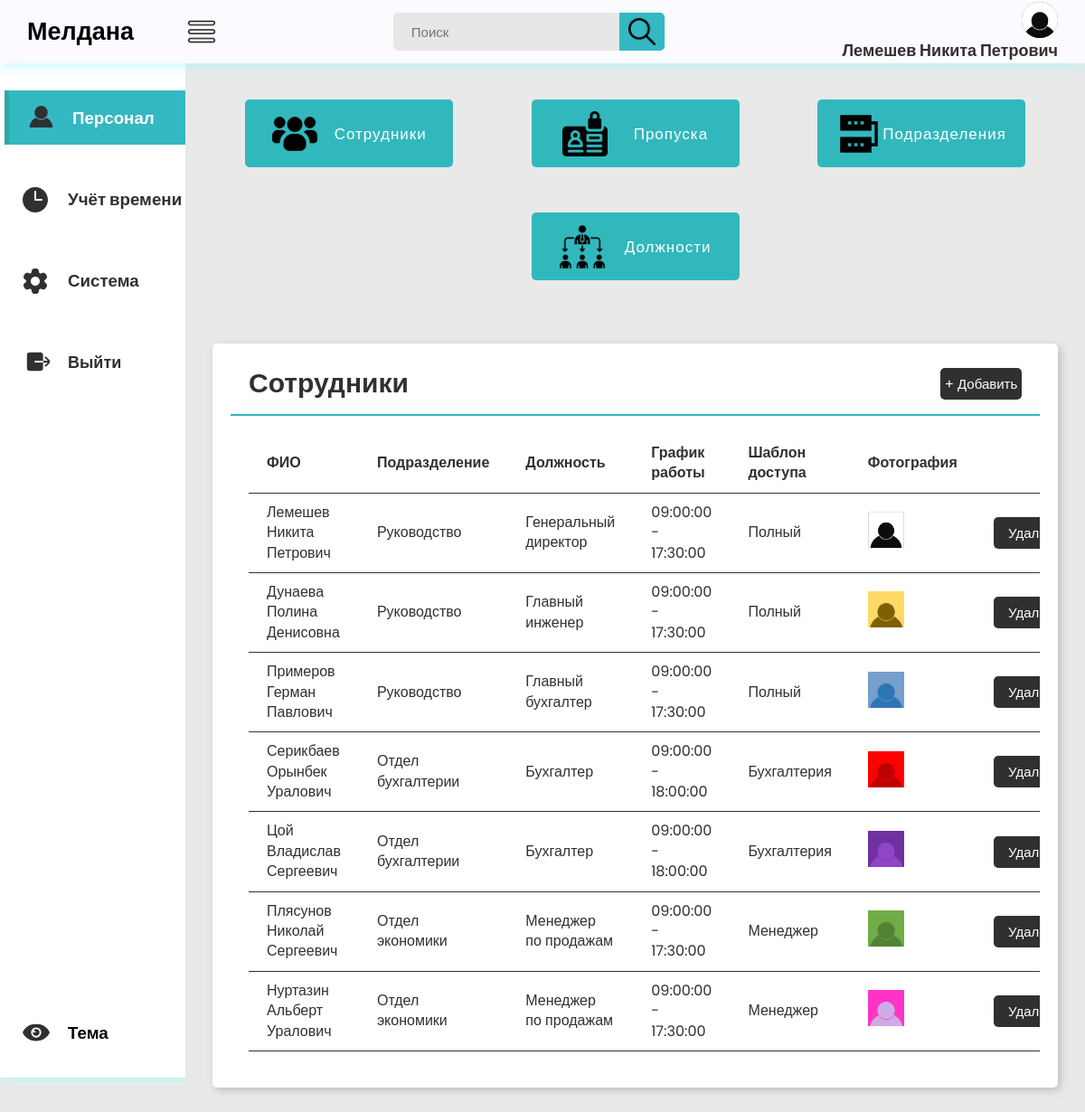
/ (signed in), run on the app's committed database.
### main/models.py (models this page shows, shortened)
class Staff(AbstractBaseUser, PermissionsMixin):
    id = models.UUIDField(primary_key=True, editable=False, default=uuid.uuid4)
    fio = models.CharField(max_length=150, verbose_name='ФИО')
    email = models.EmailField(max_length=254, unique=True, verbose_name='E-mail')
    phone_number = models.CharField(max_length=12, unique=True, null=True, blank=True, verbose_name='Номер телефона')
    dob = models.DateField(null=True, blank=True, verbose_name='Дата рождения')
    employee_slug = models.SlugField(max_length=150, unique=True, blank=True, null=True, verbose_name='URL')
    date_join = models.DateTimeField(verbose_name='Дата регистрации', auto_now_add=True)
    last_login = models.DateTimeField(verbose_name='Дата последнего входа', auto_now=True)
    is_admin = models.BooleanField(default=False)
    is_staff = models.BooleanField(default=True)
    is_superuser = models.BooleanField(default=False)
    image = models.ImageField(upload_to='personal_photo', null=True, blank=True, verbose_name='Фотография')
    division = models.ForeignKey(Divisions, on_delete=models.SET_NULL, null=True, blank=True, verbose_name='Подразделение')
    time = models.ForeignKey(WorkSchedule, on_delete=models.SET_NULL, null=True, blank=True, verbose_name='Тип графика')
    post = models.ForeignKey(Posts, on_delete=models.SET_NULL, null=True, blank=True, verbose_name='Должность')
    pattern = models.ForeignKey(Patterns, on_delete=models.SET_NULL, null=True, blank=True, verbose_name='Шаблон доступа')
    objects = CustomUserManager()
    USERNAME_FIELD = 'email'
    REQUIRED_FIELDS = ['fio']
    class Meta:
        verbose_name = 'Персонал'
        verbose_name_plural = 'Сотрудники'

class Divisions(models.Model):
    DIVISIONS = [
        ('Руководство', 'Руководство'),
        ('Отдел разработки', 'Отдел разработки'),
        ('Отдел бухгалтерии', 'Отдел бухгалтерии'),
        ('Отдел экономики', 'Отдел экономики'),
    ]
    id = models.UUIDField(primary_key=True, editable=False, default=uuid.uuid4)
    division = models.CharField(max_length=75, choices=DIVISIONS, default="ГД", verbose_name='Подразделение')
    division_number = models.CharField(max_length=12, blank=True, null=True, verbose_name='Подразделение - телефон')
    division_description = models.CharField(max_length=100, blank=True, null=True,
                                            verbose_name='Описание подразделения')
    division_slug = models.SlugField(max_length=150, unique=True, blank=True, null=True, verbose_name='URL')
    class Meta:
        verbose_name = 'Подразделение'
        verbose_name_plural = 'Подразделения'
    def __str__(self):
        return self.division

class Posts(models.Model):
    POST = [
        ('Генеральный директор', 'Генеральный директор'),
        ('Главный инженер', 'Главный инженер'),
        ('Главный бухгалтер', 'Главный бухгалтер'),
        ('Экономист', 'Экономист'),
        ('Бухгалтер', 'Бухгалтер'),
        ('Менеджер по продажам', 'Менеджер по продажам'),
    ]
    id = models.UUIDField(primary_key=True, editable=False, default=uuid.uuid4)
    post = models.CharField(max_length=75, choices=POST, default="Р", verbose_name='Должность')
    post_description = models.CharField(max_length=50, blank=True, null=True, verbose_name='Описание Должности')
    post_slug = models.SlugField(max_length=150, unique=True, blank=True, null=True, verbose_name='URL')
    class Meta:
        verbose_name = 'Должность'
        verbose_name_plural = 'Должности'
    def __str__(self):
        return f"{self.post}"

class WorkSchedule(models.Model):
    STATUS_TIME = [
        ('Активен', 'Активен'),
        ('Устарел', 'Устарел'),
        ('Отключен', 'Отключен'),
    ]
    id = models.UUIDField(primary_key=True, editable=False, default=uuid.uuid4)
    start_time = models.TimeField(blank=True, null=True, verbose_name='Тип графика с:')
    end_time = models.TimeField(blank=True, null=True, verbose_name='Тип графика до:')
    time_name = models.CharField(max_length=50, blank=True, null=True, verbose_name='Название графика')
    time_description = models.CharField(max_length=150, blank=True, null=True, verbose_name='Описание рабочего графика')
    time_status = models.CharField(max_length=25, choices=STATUS_TIME, default="А", verbose_name='Статус графика')
    time_slug = models.SlugField(max_length=150, unique=True, blank=True, null=True, verbose_name='URL')
    division = models.ForeignKey(Divisions, on_delete=models.SET_NULL, default='Отдел логистики', null=True,
                                 blank=True,
                                 verbose_name='Подразделение')
    class Meta:
        verbose_name = 'График работы'
        verbose_name_plural = 'График работы'
    def __str__(self):
        return f"{self.start_time} - {self.end_time}"

class Patterns(models.Model):
    PATTERNS = [
        ('Полный', 'Полный'),
        ('Охрана', 'Охрана'),
        ('Уборщики', 'Уборщики'),
        ('Посетители', 'Посетители'),
        ('Бухгалтерия', 'Бухгалтерия'),
        ('Менеджер', 'Менеджер'),
    ]
    id = models.UUIDField(primary_key=True, editable=False, default=uuid.uuid4)
    access_pattern = models.CharField(max_length=50, choices=PATTERNS, default="П", verbose_name='Шаблон доступа')
    access_description = models.CharField(max_length=100, blank=True, null=True, verbose_name='Описание доступа')
    pattern_slug = models.SlugField(max_length=150, unique=True, blank=True, null=True, verbose_name='URL')
    class Meta:
        verbose_name = 'Шаблоны доступа'
        verbose_name_plural = 'Шаблон доступа'
    def __str__(self):
        return self.access_pattern

### main/views.py (the view)
# urls.py: path('', views.acms_personal, name='acms_personal'),
@user_passes_test(superuser_check, login_url='/404')
def acms_personal(request):
    staff = Staff.objects.all()
    pattern = Patterns.objects.all()
    divisions = Divisions.objects.all()
    posts = Posts.objects.all()
    context = {
        "staff": staff,
        "pattern": pattern,
        "divisions": divisions,
        "posts": posts,
    }
    return render(request, 'acms_page/index.html', context)

### main/views.py (called while the page is built)
def superuser_check(user):
    return user.is_superuser

### templates/acms_page/index.html (shortened to what this page needs)
{% extends "acms_page/base.html" %}
{% load static %}
{% block nav1 %}"nav-option option1"{% endblock %}
{% block nav2 %}"nav-option option2"{% endblock %}
{% block nav4 %}"nav-option option4"{% endblock %}
{% block search %}
    <div class="searchbar">
        <input type="text"
               placeholder="Поиск">
        <div class="searchbtn">
            <img src= "{% static 'img/search.png' %}"
                 class="icn srchicn"
                 alt="search-icon">
        </div>
    </div>
{% endblock %}
{% block main %}
    <div class="main">
            <div class="box-container">
                <label for="tab1" role="button">
                    <div class="box box1">
                        <img src=
                        "{% static 'img/personal/group.png' %}" alt="Views">
                        <div class="text">
                            <h2 class="topic">Сотрудники</h2>
                        </div>
                    </div>
                </label>
                <label for="tab2" role="button">
                    <div class="box box2">
                        <img src=
                        "{% static 'img/time/apass.png' %}" alt="likes">
                        <div class="text">
                            <h2 class="topic">Пропуска</h2>
                        </div>
                    </div>
                </label>
                <label for="tab3" role="button">
                    <div class="box box3">
                        <img src=
                        "{% static 'img/personal/tower.png' %}" alt="comments">
                        <div class="text">
                            <h2 class="topic">Подразделения</h2>
                        </div>
                    </div>
                </label>
                <label for="tab4" role="button">
                    <div class="box box4">
                        <img src=
                        "{% static 'img/personal/director.png' %}" alt="published">
                        <div class="text">
                            <h2 class="topic">Должности</h2>
                        </div>
                    </div>
                </label>
            </div>
            <div class="content">
                <section id="tab1-content">
                    <div class="report-container">
                        <div class="report-header">
                            <h1 class="recent-Articles">Сотрудники</h1>
                            <a href="{% url 'main:add_staff' %}"><button class="view">+ Добавить</button></a>
                        </div>
                        <div class="report-body">
                            <table>
                                <thead>
                                    <tr>
                                        <th>ФИО</th>
                                        <th>Подразделение</th>
                                        <th>Должность</th>
                                        <th>График работы</th>
                                        <th>Шаблон доступа</th>
                                        <th>Фотография</th>
                                    </tr>
                                </thead>
                                <tbody>
                                    {% for employee in staff %}
                                        {% if employee.employee_slug %}
                                        <tr onclick="window.location.href='{% url 'main:staff_detail' employee.employee_slug %}'" style="cursor:pointer;">
                                        {% endif %}
                                            <td>{{ employee.fio }}</td>
                                            <td>{{ employee.division }}</td>
                                            <td>{{ employee.post }}</td>
                                            <td>{{ employee.time }}</td>
                                            <td>{{ employee.pattern }}</td>
                                            <td><img src="{{ employee.image.url }}" style="width: 40px; height: 40px;"></td>
                                            <td>
                                                <form action="{% url 'main:delete_staff' employee.id %}" method="post">
                                                    <button class="view" type="submit" onclick="return confirm('Вы уверены, что хотите удалить этого сотрудника?')">Удалить</button>
                                                </form>
                                            </td>
                                        </tr>
                                    {% endfor %}
                                </tbody>
                            </table>
                        </div>
                    </div>
                </section>
            </div>
        </div>
{% endblock %}

### templates/acms_page/base.html (shortened to what this page needs)
{% load static %}
<!DOCTYPE html>
<html lang="en">
<head>
    <link rel="stylesheet"
          href="{% static 'css/style.css'%}">
    <link rel="stylesheet"
          href="{% static 'css/responsive.css'%}">
</head>
<body class="light-theme">
    <header>
        <div class="logosec">
            <div class="logo">Мелдана</div>
            <img src="{% static 'img/menu.png' %}"
                class="icn menuicn"
                id="menuicn"
                alt="menu-icon">
        </div>
        {% block search %}
        {% endblock %}
        <a href="{% url 'main:user_info' %}">
            <div class="message">
                <div class="dp">
                    {% if user.is_authenticated %}
                         <img src= "{{ user.image.url }}"
                              class="dpicn"
                              alt="dp">
                    {% endif %}
                  </div>
                {% if user.is_authenticated %}
                    <h3 class="re">{{ user.fio }}</h3>
                {% endif %}
            </div>
        </a>
    </header>
    <div class="main-container">
        <div class="navcontainer">
            <nav class="nav">
                <div class="nav-upper-options">
                    <a href="{% url 'main:acms_personal' %}">
                    <div class={% block nav1%}{% endblock %}>
                        <h3> Персонал</h3>
                    </div>
                    </a>
                    <a href="{% url 'main:acms_clock' %}">
                    <div class={% block nav2%}{% endblock %} id="clock">
                        <h3>Учёт времени</h3>
                    </div>
                    </a>
                    <a href="{% url 'main:acms_settings' %}">
                    <div class={% block nav4%}{% endblock %}>
                        <h3>Система</h3>
                    </div>
                    </a>
                        <form action="{% url 'main:logout' %}" method="post">
                            <button id='tre' class='nav-option1' type="submit"><h3 class="re">Выйти</h3></button>
                        </form>
                </div>
                <div class="nav-option" id="themeToggle">
                    <h3>Тема</h3>
                </div>
            </nav>
        </div>
        {% block main %}
        {% endblock %}
    </div>
</body>
</html>

### templates/acms_page/base.html (style rules this page uses)
.nav-option1 { width: 250px; height: 60px; display: flex; align-items: center; padding: 0 30px 0 20px; gap: 20px; transition: all 0.1s ease-in-out; background-color: var(--background-color2); border: none; }
.re { font-family: "Poppins", sans-serif; font-size: 18px; color: var(--a-color); }

### data on the page
Staff: image (picture), fio "Лемешев Никита Петрович", division "Руководство", post "Генеральный директор", time "09:00:00 - 17:30:00", pattern "Полный"
Staff: fio "Дунаева Полина Денисовна", division "Руководство", post "Главный инженер", time "09:00:00 - 17:30:00", pattern "Полный", image (picture)
Staff: fio "Примеров Герман Павлович", division "Руководство", post "Главный бухгалтер", time "09:00:00 - 17:30:00", pattern "Полный", image (picture)
Staff: fio "Серикбаев Орынбек Уралович", division "Отдел бухгалтерии", post "Бухгалтер", time "09:00:00 - 18:00:00", pattern "Бухгалтерия", image (picture)
Staff: fio "Цой Владислав Сергеевич", division "Отдел бухгалтерии", post "Бухгалтер", time "09:00:00 - 18:00:00", pattern "Бухгалтерия", image (picture)
Staff: fio "Плясунов Николай Сергеевич", division "Отдел экономики", post "Менеджер по продажам", time "09:00:00 - 17:30:00", pattern "Менеджер", image (picture)
Staff: fio "Нуртазин Альберт Уралович", division "Отдел экономики", post "Менеджер по продажам", time "09:00:00 - 17:30:00", pattern "Менеджер", image (picture)
